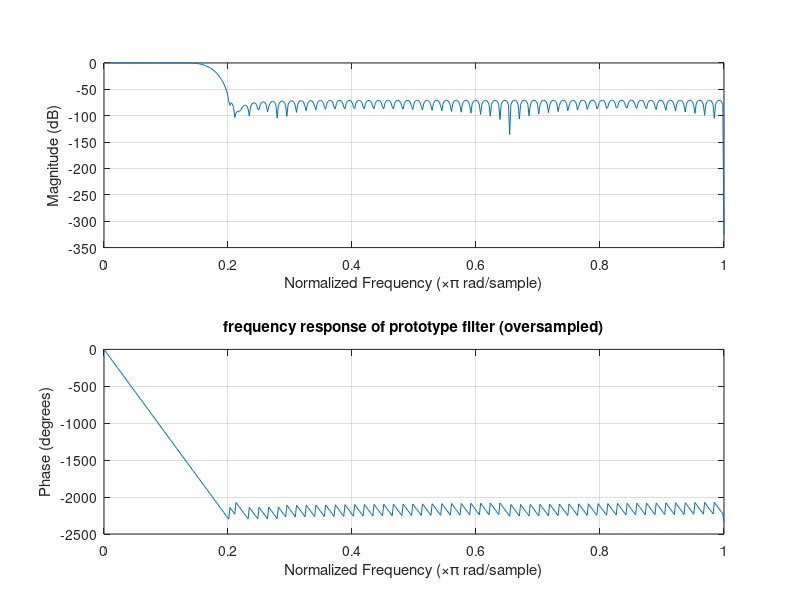

Here is the MATLAB script that generated this plot: (Note: this script raises an error after producing the figure.)
clear; clc;
%% define parameter values
Fs = 8000;
Rp = 1;
Rs = 60;
L = 127;
wc = 1/6;
%% prototype filter
b_os = fir1(L,wc,chebwin(L+1,Rs));
figure;
freqz(b_os);
title('frequency response of prototype filter (oversampled)');

nbands = 8;
D = 6;
len = length(b_os);
[H,G] = make_bank_DFT(b_os,nbands);
H = sqrt(D)*H;
G = sqrt(D)*G;